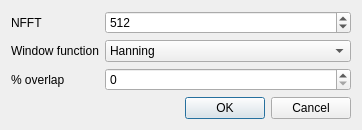
<?xml version="1.0" encoding="UTF-8"?>
<ui version="4.0">
 <class>SpecDialog</class>
 <widget class="QDialog" name="SpecDialog">
  <property name="geometry">
   <rect>
    <x>0</x>
    <y>0</y>
    <width>362</width>
    <height>121</height>
   </rect>
  </property>
  <property name="windowTitle">
   <string>Dialog</string>
  </property>
  <layout class="QVBoxLayout" name="verticalLayout">
   <item>
    <layout class="QFormLayout" name="formLayout">
     <property name="fieldGrowthPolicy">
      <enum>QFormLayout::AllNonFixedFieldsGrow</enum>
     </property>
     <item row="0" column="0">
      <widget class="QLabel" name="label">
       <property name="text">
        <string>NFFT</string>
       </property>
      </widget>
     </item>
     <item row="0" column="1">
      <widget class="QSpinBox" name="nfftSpnbx">
       <property name="minimum">
        <number>8</number>
       </property>
       <property name="maximum">
        <number>4096</number>
       </property>
       <property name="value">
        <number>512</number>
       </property>
      </widget>
     </item>
     <item row="1" column="0">
      <widget class="QLabel" name="label_2">
       <property name="text">
        <string>Window function</string>
       </property>
      </widget>
     </item>
     <item row="1" column="1">
      <widget class="QComboBox" name="windowCmbx">
       <item>
        <property name="text">
         <string>Hanning</string>
        </property>
       </item>
       <item>
        <property name="text">
         <string>Hamming</string>
        </property>
       </item>
       <item>
        <property name="text">
         <string>Blackman</string>
        </property>
       </item>
       <item>
        <property name="text">
         <string>Bartlett</string>
        </property>
       </item>
       <item>
        <property name="text">
         <string>none</string>
        </property>
       </item>
      </widget>
     </item>
     <item row="2" column="0">
      <widget class="QLabel" name="label_3">
       <property name="text">
        <string>% overlap</string>
       </property>
      </widget>
     </item>
     <item row="2" column="1">
      <widget class="QSpinBox" name="overlapSpnbx"/>
     </item>
    </layout>
   </item>
   <item>
    <widget class="QDialogButtonBox" name="buttonBox">
     <property name="orientation">
      <enum>Qt::Horizontal</enum>
     </property>
     <property name="standardButtons">
      <set>QDialogButtonBox::Cancel|QDialogButtonBox::Ok</set>
     </property>
    </widget>
   </item>
  </layout>
 </widget>
 <resources/>
 <connections>
  <connection>
   <sender>buttonBox</sender>
   <signal>accepted()</signal>
   <receiver>SpecDialog</receiver>
   <slot>accept()</slot>
   <hints>
    <hint type="sourcelabel">
     <x>248</x>
     <y>254</y>
    </hint>
    <hint type="destinationlabel">
     <x>157</x>
     <y>274</y>
    </hint>
   </hints>
  </connection>
  <connection>
   <sender>buttonBox</sender>
   <signal>rejected()</signal>
   <receiver>SpecDialog</receiver>
   <slot>reject()</slot>
   <hints>
    <hint type="sourcelabel">
     <x>316</x>
     <y>260</y>
    </hint>
    <hint type="destinationlabel">
     <x>286</x>
     <y>274</y>
    </hint>
   </hints>
  </connection>
 </connections>
</ui>
